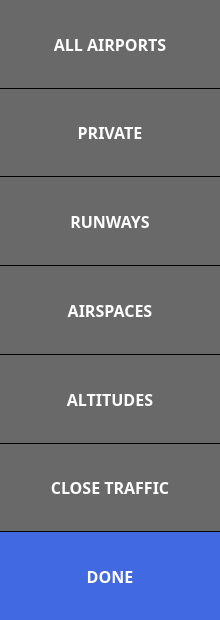
<?xml version="1.0" encoding="UTF-8"?>
<ui version="4.0">
 <class>Overlays</class>
 <widget class="QDialog" name="Overlays">
  <property name="geometry">
   <rect>
    <x>0</x>
    <y>0</y>
    <width>220</width>
    <height>620</height>
   </rect>
  </property>
  <property name="sizePolicy">
   <sizepolicy hsizetype="Expanding" vsizetype="Expanding">
    <horstretch>0</horstretch>
    <verstretch>0</verstretch>
   </sizepolicy>
  </property>
  <property name="palette">
   <palette>
    <active>
     <colorrole role="Base">
      <brush brushstyle="SolidPattern">
       <color alpha="255">
        <red>255</red>
        <green>255</green>
        <blue>255</blue>
       </color>
      </brush>
     </colorrole>
     <colorrole role="Window">
      <brush brushstyle="SolidPattern">
       <color alpha="255">
        <red>0</red>
        <green>0</green>
        <blue>0</blue>
       </color>
      </brush>
     </colorrole>
    </active>
    <inactive>
     <colorrole role="Base">
      <brush brushstyle="SolidPattern">
       <color alpha="255">
        <red>255</red>
        <green>255</green>
        <blue>255</blue>
       </color>
      </brush>
     </colorrole>
     <colorrole role="Window">
      <brush brushstyle="SolidPattern">
       <color alpha="255">
        <red>0</red>
        <green>0</green>
        <blue>0</blue>
       </color>
      </brush>
     </colorrole>
    </inactive>
    <disabled>
     <colorrole role="Base">
      <brush brushstyle="SolidPattern">
       <color alpha="255">
        <red>0</red>
        <green>0</green>
        <blue>0</blue>
       </color>
      </brush>
     </colorrole>
     <colorrole role="Window">
      <brush brushstyle="SolidPattern">
       <color alpha="255">
        <red>0</red>
        <green>0</green>
        <blue>0</blue>
       </color>
      </brush>
     </colorrole>
    </disabled>
   </palette>
  </property>
  <property name="font">
   <font>
    <family>Piboto</family>
    <pointsize>12</pointsize>
    <weight>75</weight>
    <bold>true</bold>
   </font>
  </property>
  <property name="windowTitle">
   <string>OVERLAYS</string>
  </property>
  <property name="styleSheet">
   <string notr="true">QPushButton
{
	border: none;
	color: white;
	background-color: DimGray;
	margin: 0px;
}
QPushButton::pressed
{
	border: none;
	color: black;
	background-color: LightGray;
	margin: 0px;
}
</string>
  </property>
  <layout class="QVBoxLayout" name="verticalLayout">
   <property name="spacing">
    <number>1</number>
   </property>
   <property name="leftMargin">
    <number>0</number>
   </property>
   <property name="topMargin">
    <number>0</number>
   </property>
   <property name="rightMargin">
    <number>0</number>
   </property>
   <property name="bottomMargin">
    <number>0</number>
   </property>
   <item>
    <widget class="QPushButton" name="m_pAirportsButton">
     <property name="sizePolicy">
      <sizepolicy hsizetype="MinimumExpanding" vsizetype="MinimumExpanding">
       <horstretch>0</horstretch>
       <verstretch>0</verstretch>
      </sizepolicy>
     </property>
     <property name="font">
      <font>
       <family>Droid Sans</family>
       <pointsize>12</pointsize>
       <weight>75</weight>
       <bold>true</bold>
      </font>
     </property>
     <property name="autoFillBackground">
      <bool>false</bool>
     </property>
     <property name="text">
      <string>ALL AIRPORTS</string>
     </property>
     <property name="iconSize">
      <size>
       <width>32</width>
       <height>32</height>
      </size>
     </property>
     <property name="autoDefault">
      <bool>false</bool>
     </property>
    </widget>
   </item>
   <item>
    <widget class="QPushButton" name="m_pShowPrivateButton">
     <property name="sizePolicy">
      <sizepolicy hsizetype="MinimumExpanding" vsizetype="MinimumExpanding">
       <horstretch>0</horstretch>
       <verstretch>0</verstretch>
      </sizepolicy>
     </property>
     <property name="font">
      <font>
       <family>Droid Sans</family>
       <pointsize>12</pointsize>
       <weight>75</weight>
       <bold>true</bold>
      </font>
     </property>
     <property name="autoFillBackground">
      <bool>false</bool>
     </property>
     <property name="text">
      <string>PRIVATE</string>
     </property>
     <property name="icon">
      <iconset resource="../AHRSResources.qrc">
       <normaloff>:/icons/resources/off.png</normaloff>:/icons/resources/off.png</iconset>
     </property>
     <property name="iconSize">
      <size>
       <width>64</width>
       <height>28</height>
      </size>
     </property>
     <property name="autoDefault">
      <bool>false</bool>
     </property>
    </widget>
   </item>
   <item>
    <widget class="QPushButton" name="m_pShowRunwaysButton">
     <property name="sizePolicy">
      <sizepolicy hsizetype="MinimumExpanding" vsizetype="MinimumExpanding">
       <horstretch>0</horstretch>
       <verstretch>0</verstretch>
      </sizepolicy>
     </property>
     <property name="font">
      <font>
       <family>Droid Sans</family>
       <pointsize>12</pointsize>
       <weight>75</weight>
       <bold>true</bold>
      </font>
     </property>
     <property name="autoFillBackground">
      <bool>false</bool>
     </property>
     <property name="text">
      <string>RUNWAYS</string>
     </property>
     <property name="icon">
      <iconset resource="../AHRSResources.qrc">
       <normaloff>:/icons/resources/on.png</normaloff>:/icons/resources/on.png</iconset>
     </property>
     <property name="iconSize">
      <size>
       <width>64</width>
       <height>28</height>
      </size>
     </property>
     <property name="autoDefault">
      <bool>false</bool>
     </property>
    </widget>
   </item>
   <item>
    <widget class="QPushButton" name="m_pShowAirspacesButton">
     <property name="sizePolicy">
      <sizepolicy hsizetype="MinimumExpanding" vsizetype="MinimumExpanding">
       <horstretch>0</horstretch>
       <verstretch>0</verstretch>
      </sizepolicy>
     </property>
     <property name="font">
      <font>
       <family>Droid Sans</family>
       <pointsize>12</pointsize>
       <weight>75</weight>
       <bold>true</bold>
      </font>
     </property>
     <property name="autoFillBackground">
      <bool>false</bool>
     </property>
     <property name="text">
      <string>AIRSPACES</string>
     </property>
     <property name="icon">
      <iconset resource="../AHRSResources.qrc">
       <normaloff>:/icons/resources/on.png</normaloff>:/icons/resources/on.png</iconset>
     </property>
     <property name="iconSize">
      <size>
       <width>64</width>
       <height>28</height>
      </size>
     </property>
     <property name="autoDefault">
      <bool>false</bool>
     </property>
    </widget>
   </item>
   <item>
    <widget class="QPushButton" name="m_pShowAltButton">
     <property name="sizePolicy">
      <sizepolicy hsizetype="MinimumExpanding" vsizetype="MinimumExpanding">
       <horstretch>0</horstretch>
       <verstretch>0</verstretch>
      </sizepolicy>
     </property>
     <property name="font">
      <font>
       <family>Droid Sans</family>
       <pointsize>12</pointsize>
       <weight>75</weight>
       <bold>true</bold>
      </font>
     </property>
     <property name="autoFillBackground">
      <bool>false</bool>
     </property>
     <property name="text">
      <string>ALTITUDES</string>
     </property>
     <property name="icon">
      <iconset resource="../AHRSResources.qrc">
       <normaloff>:/icons/resources/on.png</normaloff>:/icons/resources/on.png</iconset>
     </property>
     <property name="iconSize">
      <size>
       <width>64</width>
       <height>28</height>
      </size>
     </property>
     <property name="autoDefault">
      <bool>false</bool>
     </property>
    </widget>
   </item>
   <item>
    <widget class="QPushButton" name="m_pTrafficButton">
     <property name="sizePolicy">
      <sizepolicy hsizetype="MinimumExpanding" vsizetype="MinimumExpanding">
       <horstretch>0</horstretch>
       <verstretch>0</verstretch>
      </sizepolicy>
     </property>
     <property name="font">
      <font>
       <family>Droid Sans</family>
       <pointsize>12</pointsize>
       <weight>75</weight>
       <bold>true</bold>
      </font>
     </property>
     <property name="autoFillBackground">
      <bool>false</bool>
     </property>
     <property name="text">
      <string>CLOSE TRAFFIC</string>
     </property>
     <property name="iconSize">
      <size>
       <width>32</width>
       <height>32</height>
      </size>
     </property>
     <property name="checkable">
      <bool>false</bool>
     </property>
     <property name="checked">
      <bool>false</bool>
     </property>
     <property name="autoDefault">
      <bool>false</bool>
     </property>
    </widget>
   </item>
   <item>
    <widget class="QPushButton" name="m_pCancelButton">
     <property name="sizePolicy">
      <sizepolicy hsizetype="MinimumExpanding" vsizetype="MinimumExpanding">
       <horstretch>0</horstretch>
       <verstretch>0</verstretch>
      </sizepolicy>
     </property>
     <property name="font">
      <font>
       <family>Droid Sans</family>
       <pointsize>12</pointsize>
       <weight>75</weight>
       <bold>true</bold>
      </font>
     </property>
     <property name="autoFillBackground">
      <bool>false</bool>
     </property>
     <property name="styleSheet">
      <string notr="true">QPushButton
{
	border: none;
	background-color: RoyalBlue;
	color: white;
}
QPushButton::pressed
{
	border: none;
	background-color: CornflowerBlue;
	color: black;
}
</string>
     </property>
     <property name="text">
      <string>DONE</string>
     </property>
     <property name="iconSize">
      <size>
       <width>32</width>
       <height>32</height>
      </size>
     </property>
     <property name="autoDefault">
      <bool>false</bool>
     </property>
    </widget>
   </item>
  </layout>
 </widget>
 <resources>
  <include location="../AHRSResources.qrc"/>
 </resources>
 <connections>
  <connection>
   <sender>m_pCancelButton</sender>
   <signal>clicked()</signal>
   <receiver>Overlays</receiver>
   <slot>reject()</slot>
   <hints>
    <hint type="sourcelabel">
     <x>139</x>
     <y>178</y>
    </hint>
    <hint type="destinationlabel">
     <x>61</x>
     <y>0</y>
    </hint>
   </hints>
  </connection>
 </connections>
</ui>
